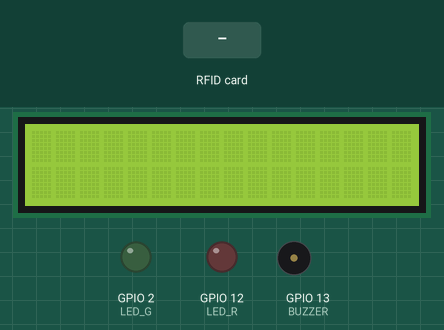
Bench run of a sketch on a simulated ESP32. On the bench: 16×2 character LCD, output pins drawn as LEDs (lit = HIGH), buzzer (waves = sounding, pin HIGH). Inputs (shaded band) come from the test bench. WiFi joins after 1.5 s; servers stay silent unless stated; the local clock reads 2024-03-15 10:24:30 at power-on unless the sketch sets it; what the sketch prints to the serial monitor is not drawn.

Above: at 2.8 s.
2.9 s: RFID card 12 34 56 78 held to the reader
At 3.9 s:
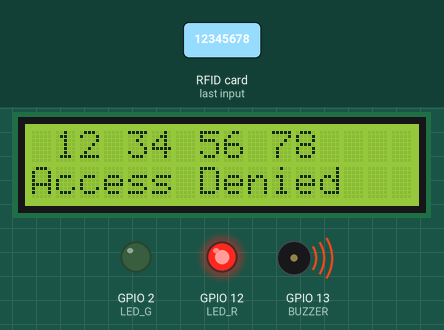
4.4 s: RFID card 6C D6 AB 51 held to the reader
At 6.7 s:
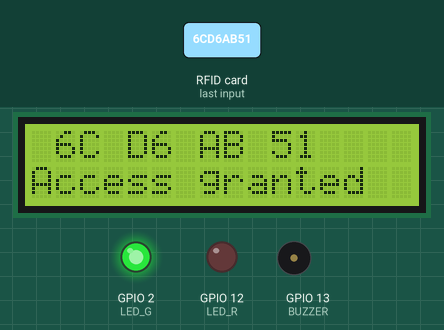
7.4 s: RFID card 5E 7A 19 C4 held to the reader
At 10.5 s:
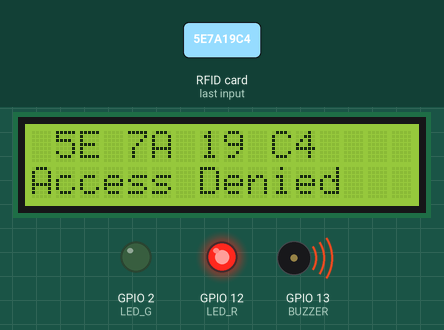
Timing chart, 0 to 14.7 s (numbered marks = the images above; inputs shaded):
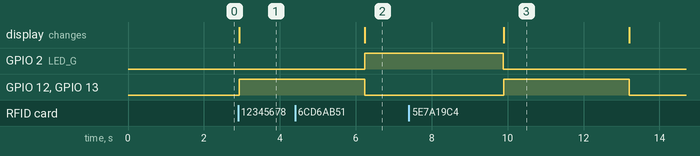

The sketch:

high_voltage.ino
```cpp
#include <SPI.h>
#include <MFRC522.h>
#include<LiquidCrystal.h>

#include <Arduino.h>
#include <WiFi.h>
#include <Firebase_ESP_Client.h>
#include "addons/TokenHelper.h"
#include "addons/RTDBHelper.h"

#include <ArduinoJson.h>

#define SS_PIN 21
#define RST_PIN 22
#define LED_G 2 //define green LED pin
#define LED_R 12 //define red LED
#define BUZZER 13 //buzzer pin

int rs=32,en=33,d4=25,d5=26,d6=27,d7=14;
LiquidCrystal lcd(rs,en,d4,d5,d6,d7);

MFRC522 mfrc522(SS_PIN, RST_PIN);   // Create MFRC522 instance.

const char* ntpServer = "pool.ntp.org";
const long  gmtOffset_sec = 19800;
const int   daylightOffset_sec = 0;

#define WIFI_SSID "Ideapad3 - Windows"
#define WIFI_PASSWORD "12345678"

#define API_KEY "AIzaSyA328XAjBnlh7zLhlL4KDg0cU1KZWxlYyM"
#define DATABASE_URL "rfid-attendance-system-fbc24-default-rtdb.asia-southeast1.firebasedatabase.app"

FirebaseData fbdo;
FirebaseAuth auth;
FirebaseConfig config;
bool signupOK=false;
FirebaseJson json;
DynamicJsonDocument doc(1024);

void connectToWifi()
{
  WiFi.begin(WIFI_SSID,WIFI_PASSWORD);
  Serial.print("Connecting to WiFi: ");
  Serial.print(WIFI_SSID);
  while(WiFi.status()!=WL_CONNECTED)
  {
    Serial.print(".");
    delay(300);
  }
  Serial.println();
  Serial.print("Connected with IP: ");
  Serial.println(WiFi.localIP());
  Serial.println();
}


void setup()
{
  Serial.begin(115200);   // Initiate a serial communication
  SPI.begin();      // Initiate  SPI bus
  mfrc522.PCD_Init();   // Initiate MFRC522
  pinMode(LED_G, OUTPUT);
  pinMode(LED_R, OUTPUT);
  pinMode(BUZZER, OUTPUT);
  digitalWrite(BUZZER,LOW);
  lcd.begin(16,2);

  configTime(gmtOffset_sec, daylightOffset_sec, ntpServer);

  connectToWifi();
  /* Assign the api key (required) */
  config.api_key = API_KEY;

  /* Assign the RTDB URL (required) */
  config.database_url = DATABASE_URL;

  /* Sign up */
  if (Firebase.signUp(&config, &auth, "", "")){
    Serial.println("Connected to Firebase");
    signupOK = true;
  }
  else{
    Serial.printf("%s\n", config.signer.signupError.message.c_str());
  }

  /* Assign the callback function for the long running token generation task */
  config.token_status_callback = tokenStatusCallback; //see addons/TokenHelper.h

  Firebase.begin(&config, &auth);
  Firebase.reconnectWiFi(true);

  Serial.println("Put your card to the RFID reader...");
  Serial.println();
}
void loop()
{
  // Look for new cards
  if ( ! mfrc522.PICC_IsNewCardPresent())
  {
    return;
  }
  // Select one of the cards
  if ( ! mfrc522.PICC_ReadCardSerial())
  {
    return;
  }
  //Show UID on serial monitor
  Serial.print("UID tag :");
  String content= "";
  byte letter;
  for (byte i = 0; i < mfrc522.uid.size; i++)
  {
     Serial.print(mfrc522.uid.uidByte[i] < 0x10 ? " 0" : " ");
     Serial.print(mfrc522.uid.uidByte[i], HEX);
     content.concat(String(mfrc522.uid.uidByte[i] < 0x10 ? " 0" : " "));
     content.concat(String(mfrc522.uid.uidByte[i], HEX));
  }
  Serial.println();
  content.toUpperCase();
  lcd.setCursor(0,0);
  lcd.print(content);
  lcd.setCursor(0,1);
  content.toUpperCase();

  struct tm timeinfo;
  if(!getLocalTime(&timeinfo))
  {
    Serial.println("Failed to obtain time");
    return;
  }

  //Time
  char timeHour[3],timeMinute[3],timeSeconds[3];
  strftime(timeHour,3, "%H", &timeinfo);
  strftime(timeMinute,3, "%M", &timeinfo);
  strftime(timeSeconds,3, "%S", &timeinfo);

  String hour=String(timeHour);
  String min=String(timeMinute);
  String sec=String(timeSeconds);

  String time=hour+":"+min+":"+sec;

  //Date
  char timeDay[3],timeMonth[20],timeWeekDay[10],timeYear[5];
  strftime(timeDay,3, "%d", &timeinfo);
  strftime(timeMonth,20, "%B", &timeinfo);
  strftime(timeYear,5, "%Y", &timeinfo);
  strftime(timeWeekDay,10, "%A", &timeinfo);

  String day=String(timeDay);
  String month=String(timeMonth);
  String year=String(timeYear);
  String weekday=String(timeWeekDay);

  String date=day+"-"+month+"-"+year+", "+weekday;

  if (content.substring(1) == "6C D6 AB 51") //change here the UID of the card/cards that you want to give access
  {
    lcd.print("Access granted");
    Serial.println(" Access granted");
    digitalWrite(LED_G, HIGH);
    String pth="Authorized/"+content;
    json.set("UID",content);
    json.set("TimeStamp",time);
    json.set("Date",date);
    json.set("Zone","High Voltage Zone");
    if (Firebase.RTDB.setJSON(&fbdo, pth, &json ))
    {
      Serial.println("Data sent to Firebase!");
      Serial.println("PATH: " + fbdo.dataPath());
      Serial.println("TYPE: " + fbdo.dataType());
    }
    else
    {
      Serial.println("Data not sent to Firebase!");
      Serial.println("REASON: " + fbdo.errorReason());
    }
    Serial.println();
    delay(500);
    delay(3000);
    digitalWrite(LED_G, LOW);
  }
  else
  {
    lcd.print("Access Denied");
    Serial.println(" Access denied");
    digitalWrite(LED_R, HIGH);
    digitalWrite(BUZZER,HIGH);
    String pth="Unauthorized/"+content;
    if(Firebase.RTDB.getJSON(&fbdo, pth))
    {
      const char *data=fbdo.to<FirebaseJson>().raw();
      deserializeJson(doc, data);
      String et=doc[String("Entries")];
      int entry_val=et.toInt();
      entry_val=entry_val+1;
      json.set("UID",content);
      json.set("TimeStamp",time);
      json.set("Date",date);
      json.set("Zone","High Voltage Zone");
      json.set("Entries",String(entry_val));
    }
    else
    {
      json.set("UID",content);
      json.set("TimeStamp",time);
      json.set("Date",date);
      json.set("Zone","High Voltage Zone");
      json.set("Entries","1");
    }


    if (Firebase.RTDB.setJSON(&fbdo, pth, &json ))
    {
        Serial.println("Data sent to Firebase!");
        Serial.println("PATH: " + fbdo.dataPath());
        Serial.println("TYPE: " + fbdo.dataType());
    }
    else
    {
      Serial.println("Data not sent to Firebase!");
      Serial.println("REASON: " + fbdo.errorReason());
    }
    delay(3000);
    digitalWrite(LED_R, LOW);
    digitalWrite(BUZZER,LOW);
  }
  lcd.clear();
}
```

Measured:
- after the input at 2.9 s, GPIO 12 (LED_R), GPIO 13 (BUZZER): LOW → HIGH at once; the display: changes at once (image 1)
- after the input at 4.4 s, GPIO 2 (LED_G): LOW → HIGH after 1.8 s; the display: first differs from a run without the input after 1.8 s (image 2)
- after the input at 7.4 s, GPIO 12 (LED_R), GPIO 13 (BUZZER): LOW → HIGH after 2.5 s, → LOW 3.3 s later; the display: first differs from a run without the input after 2.5 s (image 3)
